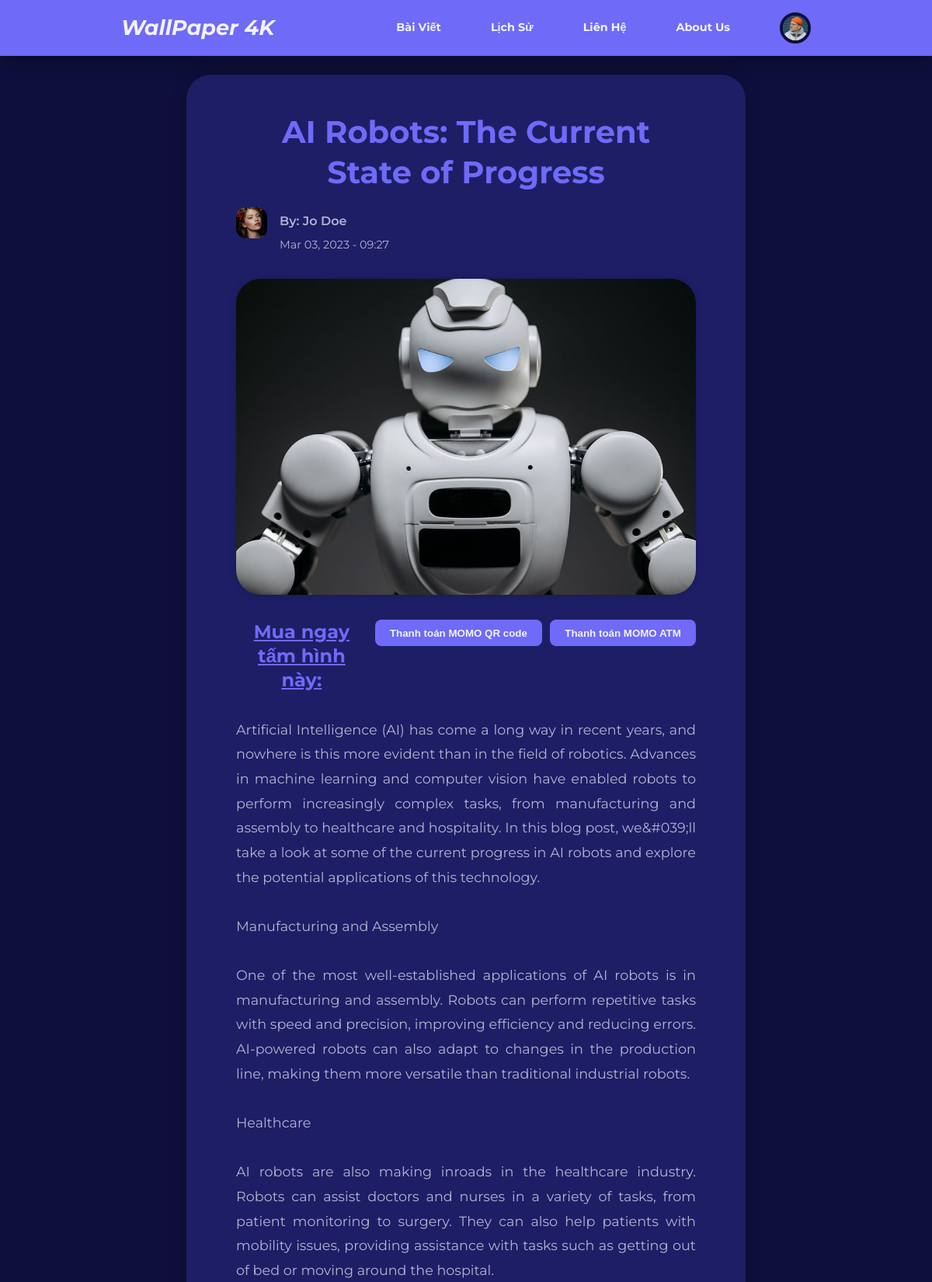
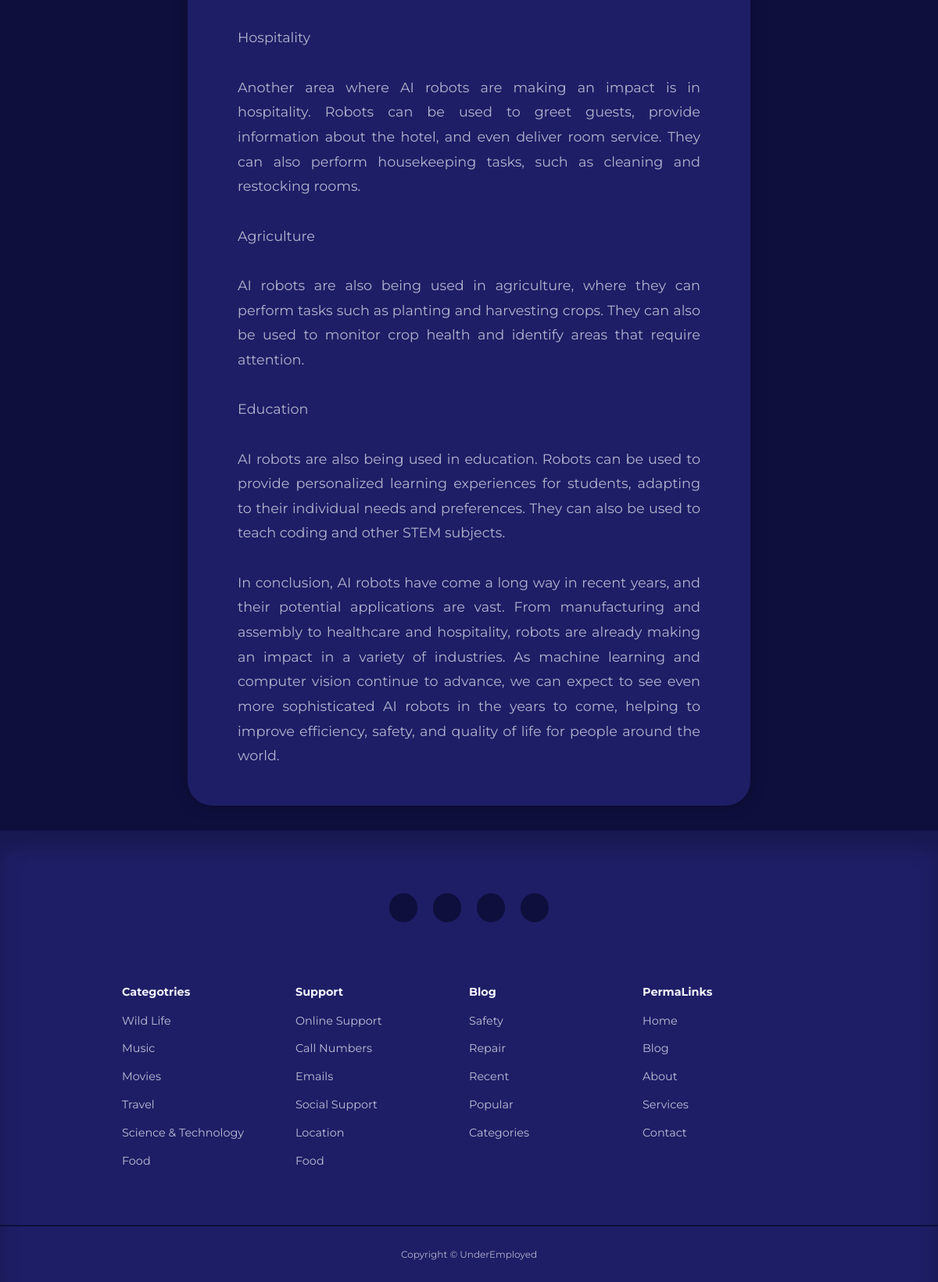
/post.php?id=22 (signed in), run on the app's committed database (2 pictures, top to bottom).
### tables this page shows
CREATE TABLE IF NOT EXISTS `users` (
  `id` int UNSIGNED NOT NULL AUTO_INCREMENT,
  `firstname` varchar(50) NOT NULL,
  `lastname` varchar(50) NOT NULL,
  `full_name` varchar(100) NOT NULL,
  `username` varchar(50) NOT NULL,
  `email` varchar(100) NOT NULL,
  `password` varchar(255) NOT NULL,
  `avatar` varchar(255) NOT NULL,
  `is_admin` tinyint(1) NOT NULL,
  PRIMARY KEY (`id`)
);

CREATE TABLE IF NOT EXISTS `posts` (
  `id` int UNSIGNED NOT NULL AUTO_INCREMENT,
  `title` varchar(255) NOT NULL,
  `body` text NOT NULL,
  `thumbnail` varchar(255) NOT NULL,
  `date_time` timestamp NOT NULL DEFAULT CURRENT_TIMESTAMP,
  `category_id` int UNSIGNED DEFAULT NULL,
  `author_id` int UNSIGNED NOT NULL,
  `is_featured` tinyint(1) NOT NULL,
  PRIMARY KEY (`id`),
  KEY `FK_blog_category` (`category_id`),
  KEY `FK_blog_author` (`author_id`)
);

### post.php (the view)
<?php
include 'partials/header.php';
if (isset($_GET['id'])) {
    $id = filter_var($_GET['id'], FILTER_SANITIZE_NUMBER_INT);
    $query = "SELECT * FROM posts WHERE id = :id";
    $stmt = $connection->prepare($query);
    $stmt->bindParam(':id', $id, PDO::PARAM_INT);
    $stmt->execute();
    $post = $stmt->fetch(PDO::FETCH_ASSOC);
    if ($post) {
        $author_id = $post['author_id'];
        $author_query = "SELECT * FROM users WHERE id = :author_id";
        $author_stmt = $connection->prepare($author_query);
        $author_stmt->bindParam(':author_id', $author_id, PDO::PARAM_INT);
        $author_stmt->execute();
        $author = $author_stmt->fetch(PDO::FETCH_ASSOC);
    } else {
        header('location: ' . ROOT_URL . 'blog.php');
        die();
    }
} else {
    header('location: ' . ROOT_URL . 'blog.php');
    die();
}
?>
<section class="singlepost">
    <div class="container singlepost__container">
        <h2>
            <?= htmlspecialchars($post['title']) ?>
        </h2>
        <div class="post__author">
            <div class="post__author-avatar">
                <img src="./images/<?= htmlspecialchars($author['avatar']) ?>">
            </div>
            <div class="post__author-info">
                <h5>By: <?= "{$author['firstname']} {$author['lastname']}" ?></h5>
                <small>
                    <?= date("M d, Y - H:i", strtotime($post['date_time'])) ?>
                </small>
            </div>
        </div>
        <div class="singlepost__thumbnail">
            <img src="./images/<?= htmlspecialchars($post['thumbnail']) ?>">
            <div style="width: auto; display: flex; flex-direction: row; gap: 10px;">
                <span><h2 style="font-size: x-large; text-decoration: underline;">Mua ngay tấm hình này: </h2></span>
                <form class="" method="post" target="" enctype="application/x-www-form-urlencoded" action="xulythanhtoanmomo.php">
                    <input type="submit" name="momo" style="font-weight: bolder;" value="Thanh toán MOMO QR code" class="btn">
                </form>
                <form class="" method="post" target="" enctype="application/x-www-form-urlencoded" action="xulythanhtoanmomo_atm.php">
                    <input type="submit" name="momo" style="font-weight: bolder;" value="Thanh toán MOMO ATM" class="btn">
                </form>
            </div>
        </div>
        <p><?= nl2br(htmlspecialchars($post['body'])) ?></p>
    </div>
</section>
<?php
include './partials/footer.php';
?>

### partials/header.php (shortened to what this page needs)
<?php
require 'config/database.php';
if (isset($_SESSION['user-id'])) {
    $id = filter_var($_SESSION['user-id'], FILTER_SANITIZE_NUMBER_INT);
    $query = "SELECT avatar FROM users WHERE id = :id";
    $stmt = $connection->prepare($query);
    $stmt->bindParam(':id', $id, PDO::PARAM_INT);
    $stmt->execute();
    $avatar = $stmt->fetch(PDO::FETCH_ASSOC);
}
?>
<!DOCTYPE HTML>
<html lang="en">
<head>
    <link rel="stylesheet" href="<?= ROOT_URL ?>css/style.css">
    <link rel="stylesheet" href="https://unicons.iconscout.com/release/v4.0.8/css/line.css">
</head>
<body>
    <nav>
        <div class="container nav__container">
            <a href="<?= ROOT_URL ?>index.php" class="nav__logo"><h2 style="font-style: oblique;">WallPaper 4K</h3></a>
            <ul class="nav__items">
                <li><a href="<?= ROOT_URL ?>blog.php" class="nav-bar-tilte-hover">Bài Viết</a></li>
                <li><a href="<?= ROOT_URL ?>services.php" class="nav-bar-tilte-hover">Lịch Sử</a></li>
                <li><a href="<?= ROOT_URL ?>contact.php" class="nav-bar-tilte-hover">Liên Hệ</a></li>
                <li><a href="<?= ROOT_URL ?>about.php" class="nav-bar-tilte-hover">About Us</a></li>
                <?php if (isset($_SESSION['user-id'])) : ?>
                <li class="nav__profile">
                    <div class="avatar">
                        <img src="<?= ROOT_URL . 'images/' . $avatar['avatar'] ?>">
                    </div>
                </li>
                <?php else : ?>
                    <li><a href="<?= ROOT_URL ?>signin.php" class="nav-bar-tilte-hover">Đăng Nhập</a></li>
                <?php endif ?>
            </ul>
        </div>
    </nav>

### css/style.css (style rules this page uses)
:root { --color-primary: #6f6af8; --color-primary-light: hsl(242, 91%, 69%, 18%); --color-primary-variant: #5854c7; --color-red: #da0f3f; --color-red-light: hsl(346, 87%, 46%, 15%); --color-green: #00c476; --color-green-light: hsl(156, 100%, 38%, 15%); --color-gray-900: #1e1e66; --color-gray-700: #2d2b7c; --color-gray-300: rgba(242, 242, 254, 0.3); --color-gray-200: rgba(242, 242, 254, 0.7); --color-white: #f2f2fe; --color-bg: #0f0f3e; --transition: all 300ms ease; --container-width-lg: 74%; --container-width-md: 88%; --form-width: 40%; --card-border-radius-1: 0.3rem; --card-border-radius-2: 0.5rem; --card-border-radius-3: 0.8rem; --card-border-radius-4: 2rem; --card-border-radius-5: 5rem; }
* { margin: 0; padding: 0; outline: 0; border: 0; appearance: 0; list-style: none; text-decoration: none; box-sizing: border-box; }
body { font-family: "Montserrat", sans-serif; line-height: 1.6; color: var(--color-gray-200); overflow-x: hidden; background: var(--color-bg); font-size: 0.9rem; }
.container { width: var(--container-width-lg); max-width: 1800px; margin-inline: auto; }
section { margin-top: 3rem; width: 100vw; }
h1, h2, h3, h4, h5 { color: var(--color-white); line-height: 1.3; }
h2 { font-size: 1.7rem; margin: 1rem 0; }
a { color: var(--color-white); }
img { display: block; width: 100%; object-fit: cover; height: 100%; }
nav { background: var(--color-primary); width: 100vw; height: 4.5rem; position: fixed; top: 0; z-index: 10; box-shadow: 0 1rem 1rem rgba(0, 0, 0, 0.2); }
.nav__container { height: 100%; display: flex; align-items: center; justify-content: space-between; }
.avatar { width: 2.5rem; height: 2.5rem; border-radius: 50%; overflow: hidden; border: 0.3rem solid var(--color-bg); }
.nav__logo { font-weight: 600; font-size: 1.2rem; }
.nav__items { display: flex; align-items: center; gap: 4rem; font-weight: bold; }
.nav__profile { position: relative; cursor: pointer; }
.post__author { display: flex; gap: 1rem; margin-top: 1.2rem; }
.post__author-avatar { width: 2.5rem; height: 2.5rem; border-radius: var(--card-border-radius-3); overflow: hidden; }
.btn { display: inline-block; width: fit-content; padding: 0.6rem 1.2rem; background-color: var(--color-primary); border-radius: var(--card-border-radius-2); cursor: pointer; transition: var(--transition); color: var(--color-white); }
.singlepost { margin: 6rem 0 2rem; display: flex; flex-direction: column; align-items: center; }
.singlepost__container { width: 60%; background: var(--color-gray-900); padding: 3rem 4rem; box-shadow: 0 0 20px rgba(0, 0, 0, 0.3); border-radius: var(--card-border-radius-4); }
.singlepost__container h2 { margin-top: 0; font-size: 2.5rem; font-weight: bold; color: var(--color-primary); text-align: center; }
.post__author-info h5 { margin: 0.5rem 0; font-size: 1rem; font-weight: 600; color: var(--color-gray-500); }
.post__author-info small { font-size: 0.9rem; color: var(--color-gray-500); text-align: center; }
.singlepost__thumbnail img { max-width: 100%; height: auto; border-radius: var(--card-border-radius-4); box-shadow: 0 0 10px rgba(0, 0, 0, 0.2); margin: 2rem 0; }
.singlepost__container p { margin-top: 1rem; line-height: 1.8; font-size: 1.1rem; color: var(--color-gray-100); text-align: justify; }
form { display: flex; flex-direction: column; gap: 1rem; }
input, textarea, select { padding: 0.8rem 1.4rem; background-color: var(--color-gray-900); border-radius: var(--card-border-radius-2); resize: none; color: var(--color-white); }

### partials/header.php (style rules this page uses)
.nav-bar-tilte-hover { display: inline-block; transition: transform 0.3s ease; }

### data on the page
users: avatar (picture)
posts: title "AI Robots: The Current State of Progress", date_time "Mar 03, 2023 - 09:27", thumbnail (picture), body "Artificial Intelligence (AI) has come a long way in recent years, and nowhere is this more evident than in the field of robotics. Advances in machine learning and computer vision have enabled robots to perform increasingly complex tasks, from manufacturing and assembly to healthcare and hospitality. In this blog post, we&#039;ll take a look at some of the current progress in AI robots and explore the potential applications of this technology. Manufacturing and Assembly One of the most well-established applications of AI robots is in manufacturing and assembly. Robots can perform repetitive tasks with speed and precision, improving efficiency and reducing errors. AI-powered robots can also…"
users: avatar (picture), firstname "Jo", lastname "Doe"
